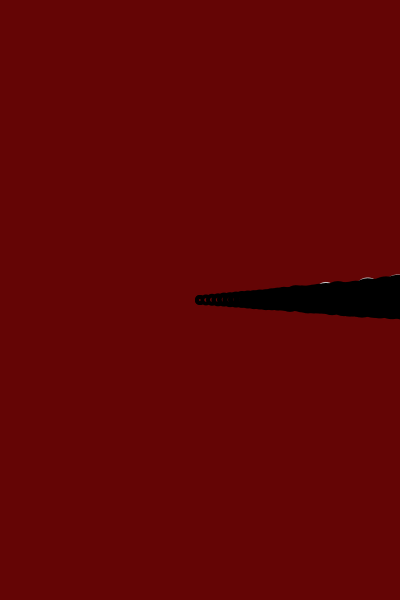
Frame 1 (no input)
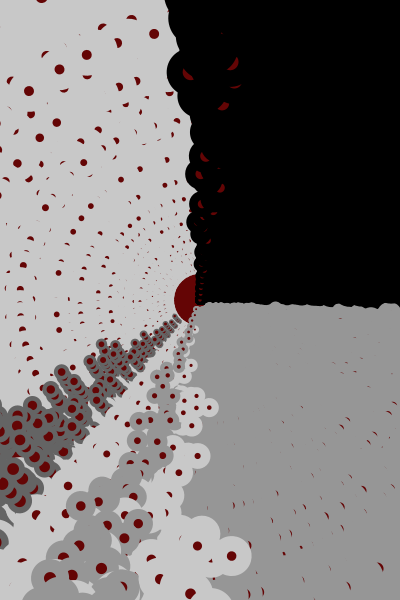
Frame 60 (the mouse pressed at the canvas centre just before this capture)
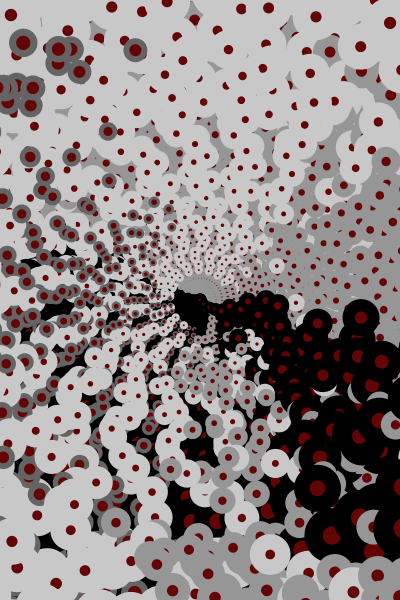
Frame 120 (the mouse held since frame 60 and released just before this capture)

The Processing sketch that drew these frames (run headless with seeded random() and noise(); from frame 60 on, the mouse is pressed at the canvas centre):

// Processing sketch: processing_83831
// ── processing_83831.pde

// leyli guliyeva
// project 2

// press the mouse down for the speed of the circles to increase exponentially and create nice illusions

Circle [] circles = new Circle[400];

void setup(){
    background(100, 5, 5);
  size (400, 600);
  smooth();
  frameRate(100);
  
  for (int i = 0; i < circles. length; i++){
    circles[i] = new Circle (i*6, i+10);
  }
}

void draw() {

  pushMatrix();
  translate(width/2, height/2);
  
  for (int i=0; i < circles.length; i++){
    circles[i].update();
    circles[i].display();
  }
  
  popMatrix();
}

class Circle {
  float theta;
  float diameter;
  float distance;
  float speed;
  
  Circle(float distance_, float diameter_){
    distance = distance_;
    diameter = diameter_;
    theta = 0;
    speed = random(0.005, 0.02);
  }
  
  void update() {
    theta +=speed;
  }
  
  void display(){
  
    pushMatrix();
    rotate(-theta);
    translate(distance, 0);
    fill(0);
    ellipse(0, 0, diameter, diameter);
    fill(100, 5, 5);
    ellipse(0, 0, diameter/3, diameter/3);
    popMatrix ();
    
    pushMatrix();
    rotate(theta*1.3);
    translate(distance+10, 0);
    noStroke();
    fill(150);
    ellipse(0, 0, diameter/1.6, diameter/1.6);
    fill(100, 5, 5);
    ellipse(0, 0, diameter/5, diameter/5);
    popMatrix();
    
    pushMatrix();
    rotate(-theta*3);
    translate(distance+30, 0);
    noStroke();
    fill(200);
    ellipse(0, 0, diameter/1.2, diameter/1.2);
    fill(100, 5, 5);
    ellipse(0, 0, diameter/5, diameter/5);
    popMatrix();
    
    pushMatrix();
    rotate(theta*1.7);
    translate(distance+30, 0);
    noStroke();
    fill(100);
    ellipse(0, 0, diameter/2, diameter/2);
    fill(100, 5, 5);
    ellipse(0, 0, diameter/4, diameter/4);
    popMatrix();
  
  if (mousePressed == true){
    speed +=  .002;  
  }
  
  if (mousePressed == false){
    speed = random(0.005, 0.02);
    theta +=speed;
  }
  }
} 
